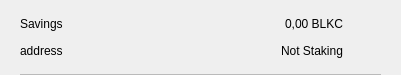
<?xml version="1.0" encoding="UTF-8"?>
<ui version="4.0">
 <class>CSRow</class>
 <widget class="QWidget" name="CSRow">
  <property name="geometry">
   <rect>
    <x>0</x>
    <y>0</y>
    <width>401</width>
    <height>75</height>
   </rect>
  </property>
  <property name="windowTitle">
   <string>Form</string>
  </property>
  <layout class="QVBoxLayout" name="verticalLayout">
   <property name="spacing">
    <number>0</number>
   </property>
   <property name="leftMargin">
    <number>20</number>
   </property>
   <property name="topMargin">
    <number>10</number>
   </property>
   <property name="rightMargin">
    <number>20</number>
   </property>
   <property name="bottomMargin">
    <number>0</number>
   </property>
   <item>
    <widget class="QWidget" name="info" native="true">
     <property name="minimumSize">
      <size>
       <width>0</width>
       <height>0</height>
      </size>
     </property>
     <layout class="QHBoxLayout" name="horizontalLayout_3">
      <property name="leftMargin">
       <number>0</number>
      </property>
      <property name="topMargin">
       <number>0</number>
      </property>
      <property name="rightMargin">
       <number>0</number>
      </property>
      <property name="bottomMargin">
       <number>10</number>
      </property>
      <item>
       <widget class="QWidget" name="container" native="true">
        <property name="minimumSize">
         <size>
          <width>0</width>
          <height>0</height>
         </size>
        </property>
        <layout class="QVBoxLayout" name="verticalLayout_2">
         <property name="spacing">
          <number>0</number>
         </property>
         <property name="leftMargin">
          <number>0</number>
         </property>
         <property name="topMargin">
          <number>0</number>
         </property>
         <property name="rightMargin">
          <number>0</number>
         </property>
         <property name="bottomMargin">
          <number>0</number>
         </property>
         <item>
          <layout class="QHBoxLayout" name="horizontalLayout">
           <item>
            <widget class="QLabel" name="labelName">
             <property name="toolTip">
              <string notr="true"/>
             </property>
             <property name="text">
              <string>Savings</string>
             </property>
            </widget>
           </item>
           <item>
            <spacer name="horizontalSpacer">
             <property name="orientation">
              <enum>Qt::Horizontal</enum>
             </property>
             <property name="sizeHint" stdset="0">
              <size>
               <width>40</width>
               <height>20</height>
              </size>
             </property>
            </spacer>
           </item>
           <item>
            <widget class="QLabel" name="labelAmount">
             <property name="text">
              <string>0,00 BLKC</string>
             </property>
            </widget>
           </item>
          </layout>
         </item>
         <item>
          <layout class="QHBoxLayout" name="horizontalLayout_2">
           <item>
            <widget class="QLabel" name="labelAddress">
             <property name="toolTip">
              <string notr="true"/>
             </property>
             <property name="text">
              <string>address</string>
             </property>
            </widget>
           </item>
           <item>
            <spacer name="horizontalSpacer_2">
             <property name="orientation">
              <enum>Qt::Horizontal</enum>
             </property>
             <property name="sizeHint" stdset="0">
              <size>
               <width>40</width>
               <height>20</height>
              </size>
             </property>
            </spacer>
           </item>
           <item>
            <widget class="QLabel" name="labelStaking">
             <property name="text">
              <string>Not Staking</string>
             </property>
            </widget>
           </item>
          </layout>
         </item>
        </layout>
       </widget>
      </item>
      <item alignment="Qt::AlignHCenter|Qt::AlignVCenter">
       <widget class="QPushButton" name="pushButtonMenu">
        <property name="minimumSize">
         <size>
          <width>24</width>
          <height>24</height>
         </size>
        </property>
        <property name="maximumSize">
         <size>
          <width>32</width>
          <height>32</height>
         </size>
        </property>
        <property name="focusPolicy">
         <enum>Qt::NoFocus</enum>
        </property>
        <property name="styleSheet">
         <string notr="true">border:none; background-color:transparent;</string>
        </property>
        <property name="text">
         <string/>
        </property>
        <property name="icon">
         <iconset>
          <normaloff>://ic-menu-hover</normaloff>://ic-menu-hover</iconset>
        </property>
        <property name="iconSize">
         <size>
          <width>24</width>
          <height>24</height>
         </size>
        </property>
       </widget>
      </item>
     </layout>
    </widget>
   </item>
   <item>
    <widget class="QLabel" name="lblDivisory">
     <property name="minimumSize">
      <size>
       <width>0</width>
       <height>1</height>
      </size>
     </property>
     <property name="maximumSize">
      <size>
       <width>16777215</width>
       <height>1</height>
      </size>
     </property>
     <property name="styleSheet">
      <string notr="true">background-color:#bababa;</string>
     </property>
     <property name="text">
      <string/>
     </property>
     <property name="alignment">
      <set>Qt::AlignBottom|Qt::AlignLeading|Qt::AlignLeft</set>
     </property>
    </widget>
   </item>
  </layout>
 </widget>
 <resources/>
 <connections/>
</ui>
